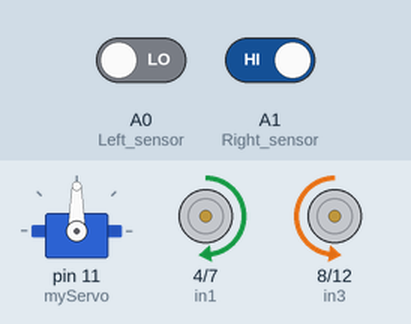
This sketch was run on a simulated Arduino Uno, built with avr-gcc and run on an emulated ATmega328P. Shown: servo, motor-driver pin pairs drawn as motors (green arrow = first pin HIGH = forward, orange = second pin HIGH = backward, longer = more drive, scaled by the enable pin). The test bench sets the inputs (shaded band); at power-on: A0 (Left_sensor) LOW, A1 (Right_sensor) HIGH.

Above: at 1.2 s.
1.3 s: A0 (Left_sensor) driven HIGH
At 2.2 s:
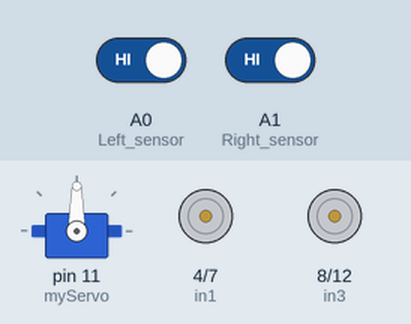
At 7.2 s:
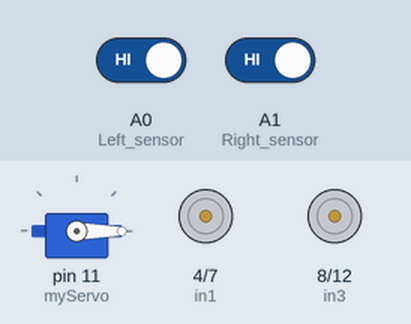
Timing chart, 0 to 11.3 s (numbered marks = the images above; inputs shaded):
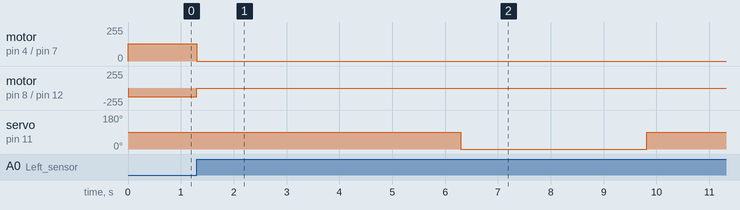

Measured:
- after the input at 1.3 s, motor on pin 4 (in1) / pin 7 (in2): forward 130/255 → stopped at once; motor on pin 8 (in3) / pin 12 (in4): backward 130/255 → stopped at once; servo on pin 11 (myServo): 90° → 0° after 5.0 s, → 90° 3.5 s later

The sketch:

robot_code.ino
```cpp
#include <Servo.h>
#include <SoftwareSerial.h>

#define in1 4
#define in2 7
#define in3 8
#define in4 12
#define enA 5 // PWM
#define enB 3 // PWM
#define MOISTURE_PIN A2  // Moisture sensor analog pin

int M1_Speed = 80;
int M2_Speed = 80;
int LeftRotationSpeed = 130;
int RightRotationSpeed = 130;

Servo myServo;

int stopCounter = 0; // Start counter from 1

// Second Bluetooth module connected to RX=10, TX=6
SoftwareSerial BT2(10, 6);  // RX = 10, TX = 6

void setup() {
  pinMode(in1, OUTPUT);
  pinMode(in2, OUTPUT);
  pinMode(in3, OUTPUT);
  pinMode(in4, OUTPUT);
  pinMode(enA, OUTPUT);
  pinMode(enB, OUTPUT);

  pinMode(A0, INPUT); // Left sensor
  pinMode(A1, INPUT); // Right sensor
  pinMode(MOISTURE_PIN, INPUT); // Moisture sensor

  myServo.attach(11);
  myServo.write(90);

  Serial.begin(9600);  // Serial for primary Bluetooth module
  BT2.begin(9600);     // Serial for second Bluetooth module
}

void loop() {                            //snippet 1 starts here
  int LEFT_SENSOR = digitalRead(A0);
  int RIGHT_SENSOR = digitalRead(A1);

  if (RIGHT_SENSOR == 0 && LEFT_SENSOR == 0) {
    forward();
  } else if (RIGHT_SENSOR == 0 && LEFT_SENSOR == 1) {
    right();
  } else if (RIGHT_SENSOR == 1 && LEFT_SENSOR == 0) {
    left();
  } else if (RIGHT_SENSOR == 1 && LEFT_SENSOR == 1) {
    Stop();
    delay(5000);
    servofunction();
    stopCounter++;  // Increment stop counter
    if (stopCounter > 3) stopCounter = 1; // Reset counter after stop 3
    delay(5000);
    forward();
  }
}                                      //snippet 1 ends here

void servofunction() {
  myServo.write(0);
  delay(3000);

  sendMoistureData();

  myServo.write(90);
  delay(1000);
}

void forward() {
  digitalWrite(in1, HIGH);
  digitalWrite(in2, LOW);
  digitalWrite(in3, HIGH);
  digitalWrite(in4, LOW);
  analogWrite(enA, M1_Speed);
  analogWrite(enB, M2_Speed);
}

void backward() {
  digitalWrite(in1, LOW);
  digitalWrite(in2, HIGH);
  digitalWrite(in3, LOW);
  digitalWrite(in4, HIGH);
  analogWrite(enA, M1_Speed);
  analogWrite(enB, M2_Speed);
}

void right() {
  digitalWrite(in1, LOW);
  digitalWrite(in2, HIGH);
  digitalWrite(in3, HIGH);
  digitalWrite(in4, LOW);
  analogWrite(enA, LeftRotationSpeed);
  analogWrite(enB, RightRotationSpeed);
}

void left() {
  digitalWrite(in1, HIGH);
  digitalWrite(in2, LOW);
  digitalWrite(in3, LOW);
  digitalWrite(in4, HIGH);
  analogWrite(enA, LeftRotationSpeed);
  analogWrite(enB, RightRotationSpeed);
}

void Stop() {
  digitalWrite(in1, LOW);
  digitalWrite(in2, LOW);
  digitalWrite(in3, LOW);
  digitalWrite(in4, LOW);
}

void sendMoistureData() {                                    //snippet 2 starts here
  int moistureValue = analogRead(MOISTURE_PIN);
  int moisturePercent = map(moistureValue, 1023, 0, 0, 100);

  // Send moisture data only to second Bluetooth module
  BT2.print("Moisture: ");
  BT2.print(moisturePercent);
  BT2.println("%");

  // If moisture is low, notify primary Bluetooth module
  if (moisturePercent < 5) {
    Serial.print("irrigate");
    Serial.println(stopCounter);  // Send "irrigate1", "irrigate2", or "irrigate3"
  }

  delay(500);  // Prevent data flooding                           //snippet 2 ends here
}
```
